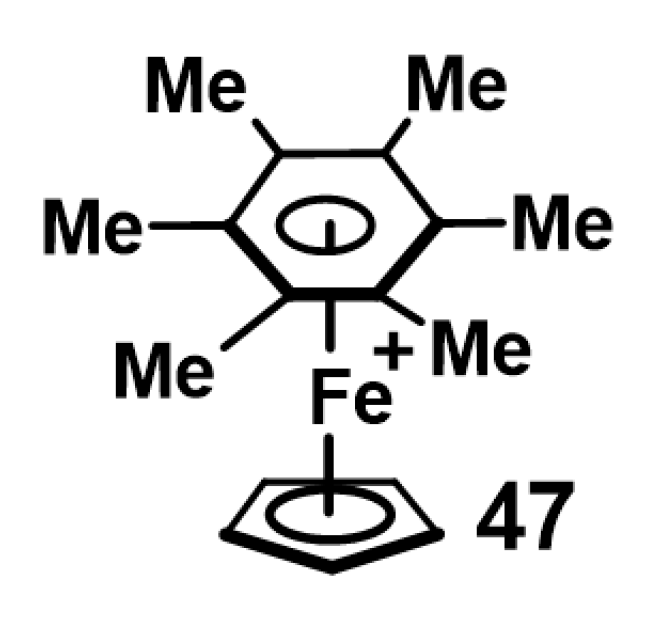
#> input picture metal_ocsr/examples/01_arene_FeCp_cation.png, 660 x 623 px
$ python -i transforms.py   (imports and definitions only)
#> lines starting #> are read from the running program, lines starting #| are printed output that depends on the picture; after the words box and inside, x2 and y2 are one past the last pixel; in counts of white or black regions, pixels touching at a corner belong together
#> further down, picture is the input picture: shape (623, 660, 3); min 0, max 255, mean 228
"""Inference-time image preprocessing without albumentations.

Reproduces dataset.get_transforms(input_size, augment=False) (CropWhite(pad=5) -> Resize -> ToGray -> Normalize ->
ToTensorV2) with plain OpenCV/NumPy, so that inference does not import albumentations (and its scikit-image /
scikit-learn dependencies). The output is bitwise identical to the albumentations 1.1.0 pipeline.

The work is split in two so that batches can be prepared in threads while the GPU is busy:
`prepare` (CPU, OpenCV releases the GIL) returns the resized grayscale uint8 image, `normalize` turns a stack of
them into the float model input on any device.
"""
import cv2
import numpy as np
import torch

MEAN = (0.485, 0.456, 0.406)
STD = (0.229, 0.224, 0.225)
WHITE = (255, 255, 255)


def crop_white(img, pad=0):
    """Crop to the bounding box of non-white pixels (any channel != 255), then pad with white."""
#> called with pad = 0
    non_white = cv2.bitwise_not(cv2.inRange(img, WHITE, WHITE))
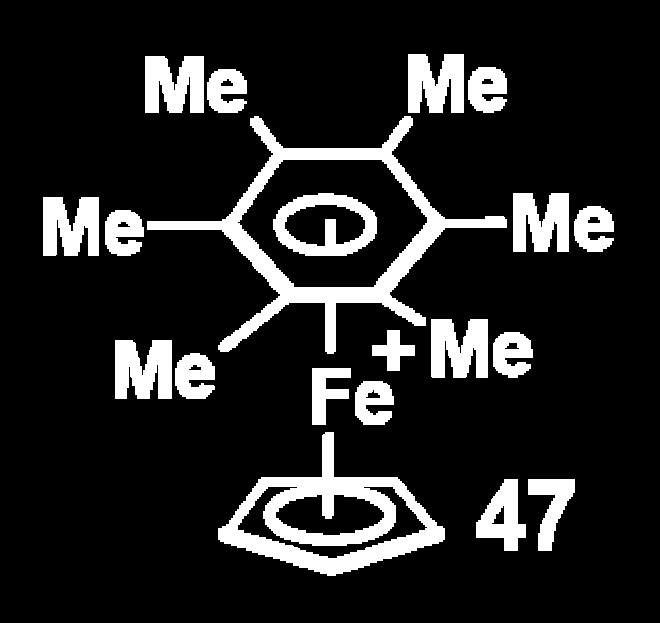
#> non_white: shape (623, 660); 13.9% white; 20 white regions, largest, box (x1, y1, x2, y2) and area: (147, 116, 507, 354) 12361, (218, 432, 445, 576) 10724, (273, 193, 377, 256) 3010
    x, y, w, h = cv2.boundingRect(non_white)
#> x = 43; y = 54; w = 571; h = 522
    if w > 0 and h > 0:
        img = img[y:y + h, x:x + w]
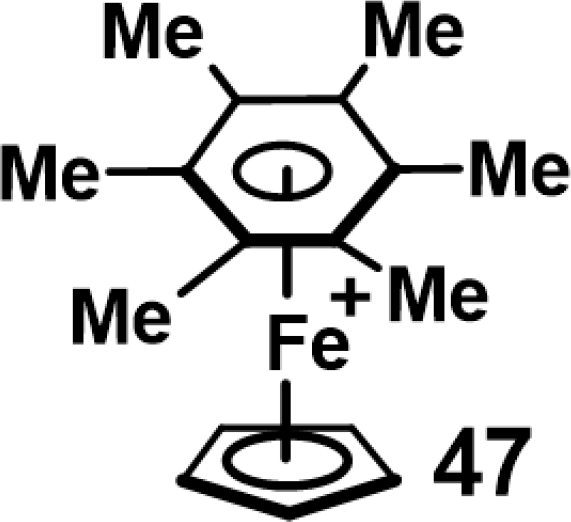
#> img: shape (522, 571, 3); min 0, max 255, mean 217.7
    return cv2.copyMakeBorder(img, pad, pad, pad, pad, borderType=cv2.BORDER_CONSTANT, value=WHITE)


class InferenceTransform:

    def __init__(self, input_size, pad=5):
        self.input_size = input_size
        self.pad = pad
        self.mean = torch.tensor(MEAN, dtype=torch.float32) * 255.0
        std = np.array(STD, dtype=np.float32) * 255.0
        self.denominator = torch.from_numpy(np.reciprocal(std, dtype=np.float32))

    def prepare(self, image):
        """RGB uint8 image -> (input_size, input_size) grayscale uint8."""
        img = crop_white(image, pad=self.pad)
        if img.shape[:2] != (self.input_size, self.input_size):
            img = cv2.resize(img, dsize=(self.input_size, self.input_size), interpolation=cv2.INTER_LINEAR)
        return cv2.cvtColor(img, cv2.COLOR_RGB2GRAY)

    def normalize(self, gray):
        """(B, H, W) uint8 tensor -> (B, 3, H, W) float32, same arithmetic as albumentations' Normalize."""
        x = gray.unsqueeze(1).expand(-1, 3, -1, -1).float()
        x = x - self.mean.to(x.device).view(1, 3, 1, 1)
        return x * self.denominator.to(x.device).view(1, 3, 1, 1)

    def __call__(self, image):
        return self.normalize(torch.from_numpy(self.prepare(image)).unsqueeze(0))[0]

>>> import cv2
>>> picture = cv2.cvtColor(cv2.imread('../metal_ocsr/examples/01_arene_FeCp_cation.png'), cv2.COLOR_BGR2RGB)
>>> result = crop_white(picture)

$ run again, on metal_ocsr/examples/02_PdCl2_ferrocenyl_imine.png
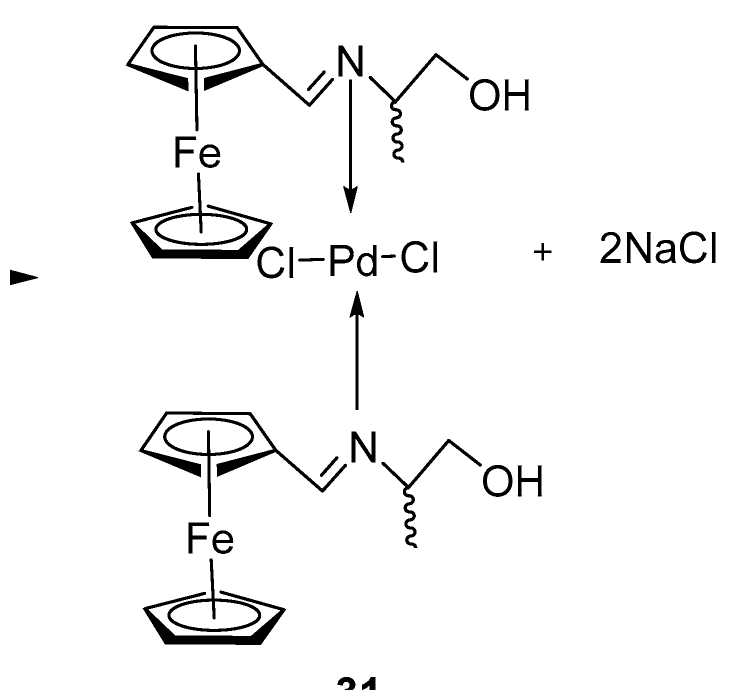
#> input picture metal_ocsr/examples/02_PdCl2_ferrocenyl_imine.png, 1481 x 1400 px (shown at 1/2 size)
#> picture is the input picture: shape (1400, 1481, 3); 96.2% white; 41 black regions, largest, box (x1, y1, x2, y2) and area: (260, 409, 546, 518) 7509, (285, 1181, 572, 1290) 7492, (251, 51, 668, 214) 7453
#> in crop_white, `non_white = cv2.bitwise_not(cv2.inRange(img, WHITE, WHITE))`:
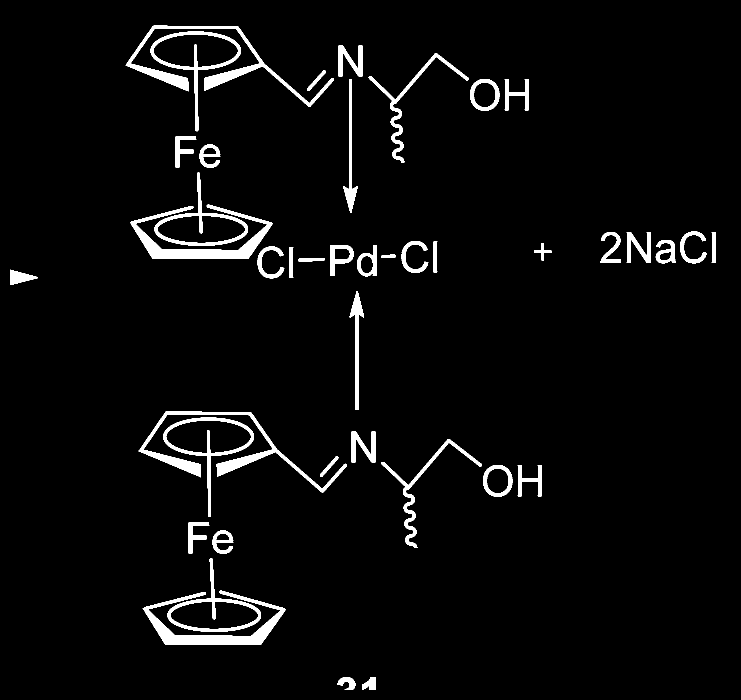
#> non_white: shape (1400, 1481) (shown at 1/2 size); 3.8% white; 41 white regions, largest, box (x1, y1, x2, y2) and area: (260, 409, 546, 518) 7509, (285, 1181, 572, 1290) 7492, (251, 51, 668, 214) 7453
#> x = 20; y = 51; w = 1411; h = 1329
#> in crop_white, `img = img[y:y + h, x:x + w]`:
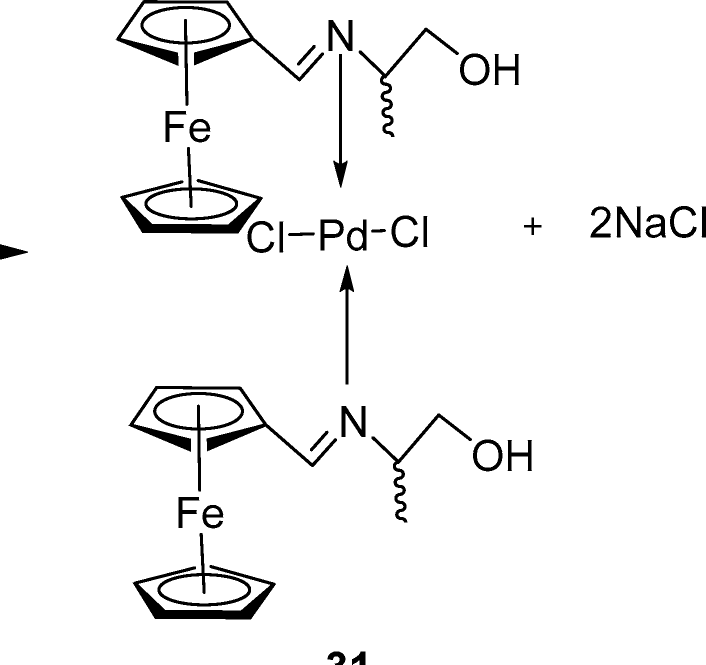
#> img: shape (1329, 1411, 3) (shown at 1/2 size); 95.8% white; 41 black regions, largest, box (x1, y1, x2, y2) and area: (240, 358, 526, 467) 7509, (265, 1130, 552, 1239) 7492, (231, 0, 648, 163) 7453

$ run again, on metal_ocsr/examples/03_Pt_dtbpy_alkynyl.png
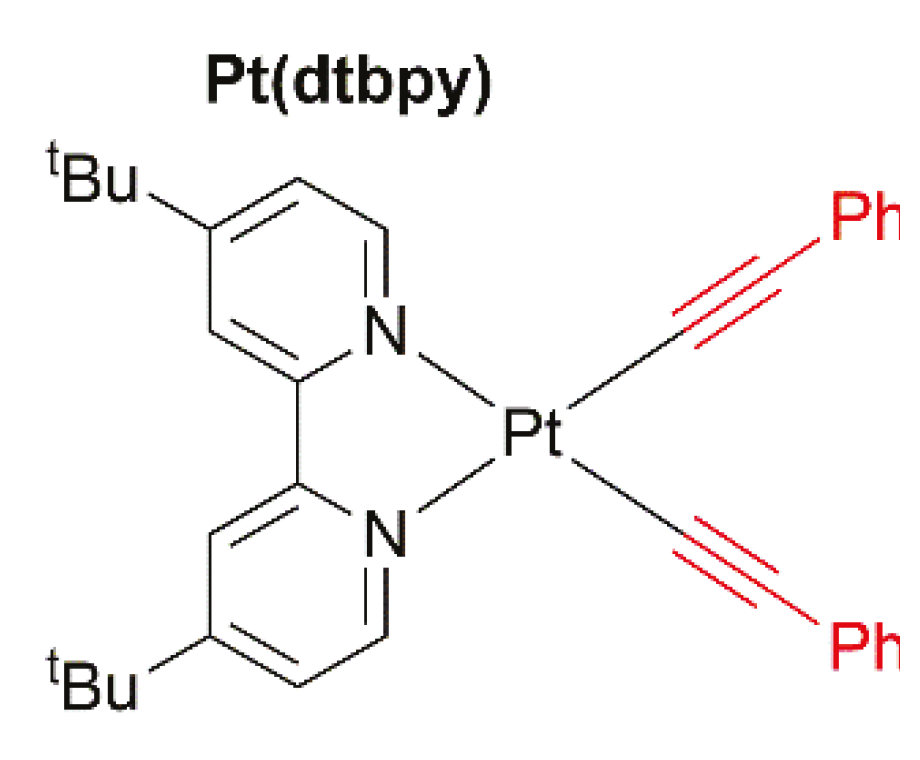
#> input picture metal_ocsr/examples/03_Pt_dtbpy_alkynyl.png, 920 x 760 px
#> in crop_white, `non_white = cv2.bitwise_not(cv2.inRange(img, WHITE, WHITE))`:
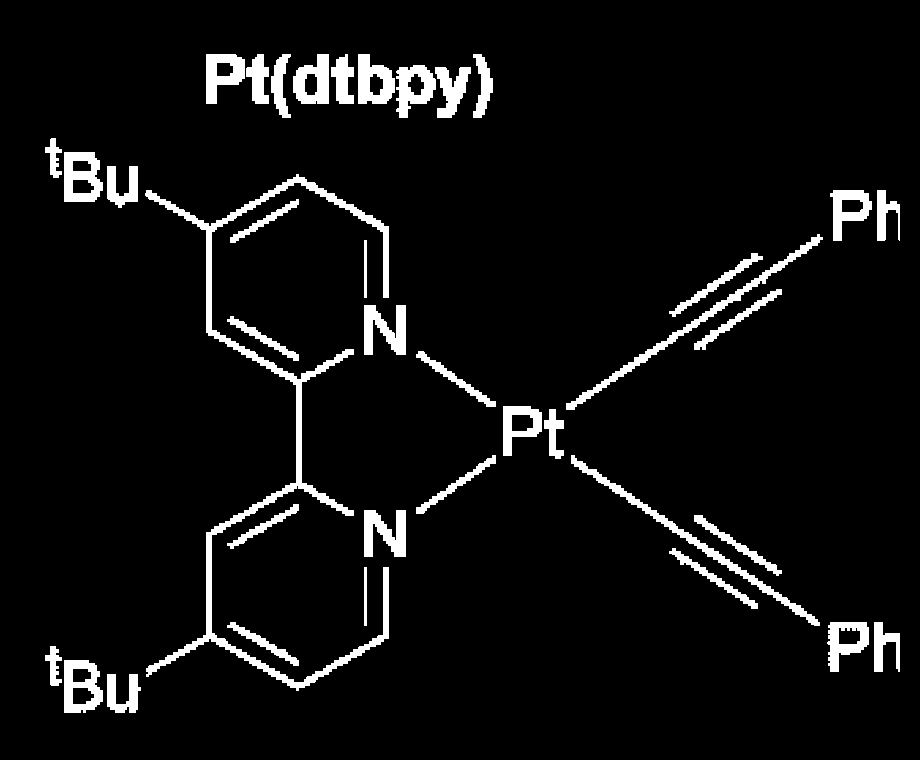
#> non_white: shape (760, 920); 5.9% white; 38 white regions, largest, box (x1, y1, x2, y2) and area: (145, 174, 389, 691) 8738, (566, 234, 823, 410) 2173, (571, 455, 820, 626) 2131
#> x = 45; y = 54; w = 855; h = 659
#> in crop_white, `img = img[y:y + h, x:x + w]`:
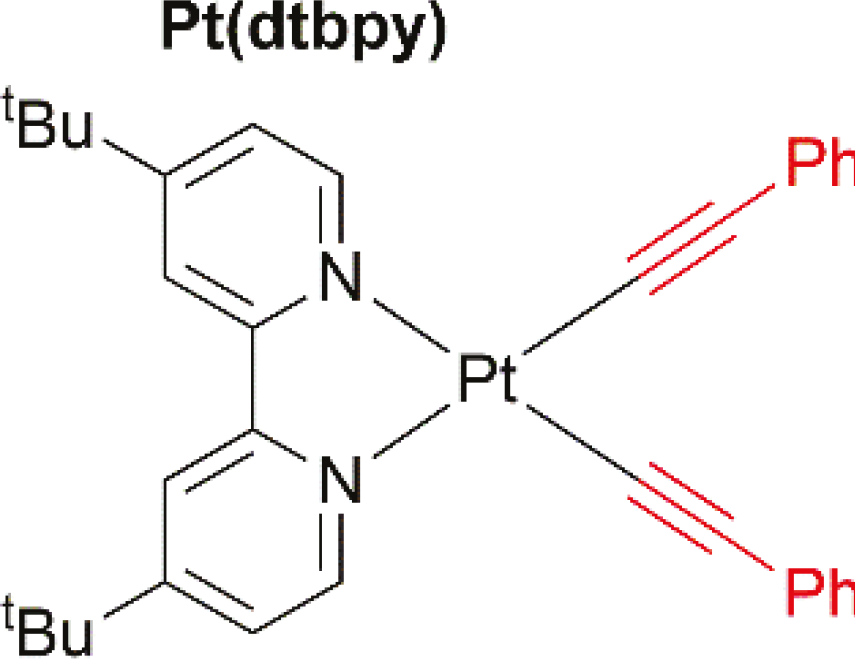
#> img: shape (659, 855, 3); mean R, G, B 246, 243.9, 243.9

$ run again, on metal_ocsr/examples/04_Co_NCMe.png
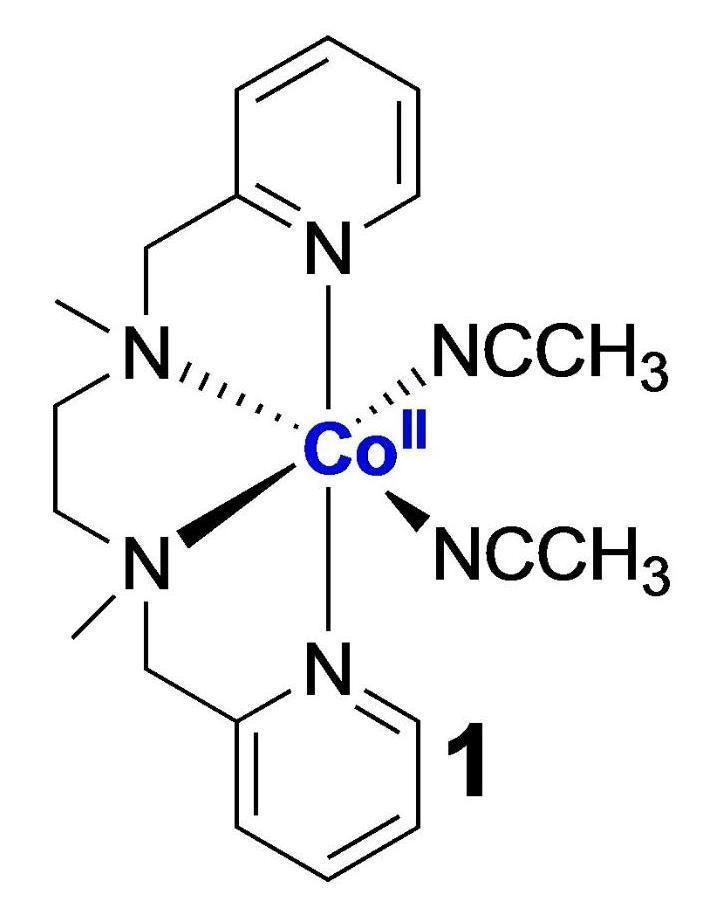
#> input picture metal_ocsr/examples/04_Co_NCMe.png, 702 x 915 px
#> in crop_white, `non_white = cv2.bitwise_not(cv2.inRange(img, WHITE, WHITE))`:
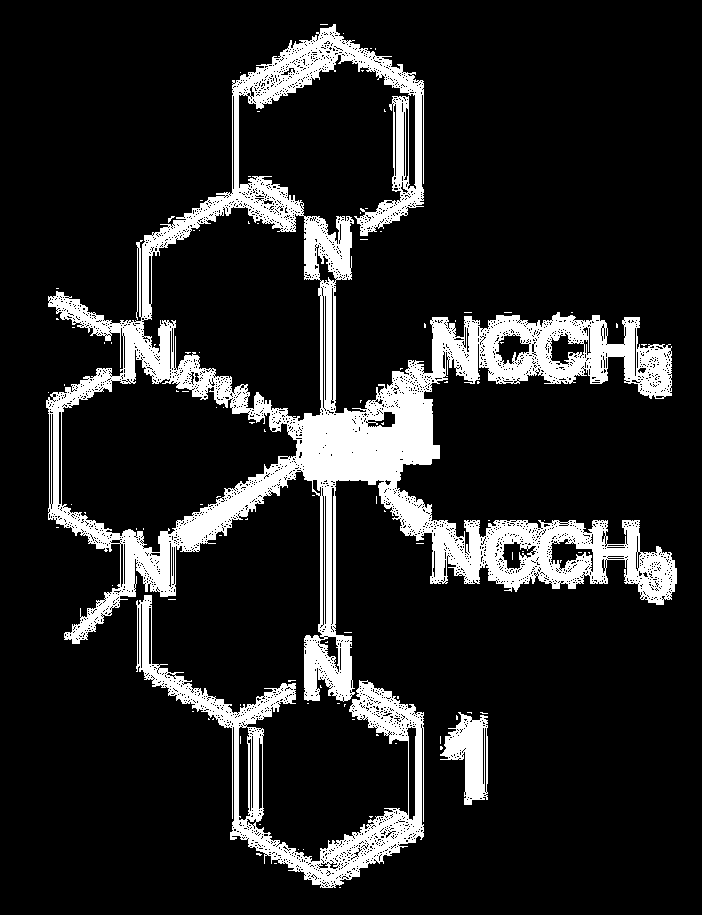
#> non_white: shape (915, 702); 13.9% white; 102 white regions (98 under 20 px), largest, box (x1, y1, x2, y2) and area: (46, 24, 677, 702) 73130, (136, 595, 424, 888) 13495, (440, 712, 488, 805) 2399, (168, 216, 175, 223) 20
#> x = 46; y = 24; w = 631; h = 864
#> in crop_white, `img = img[y:y + h, x:x + w]`:
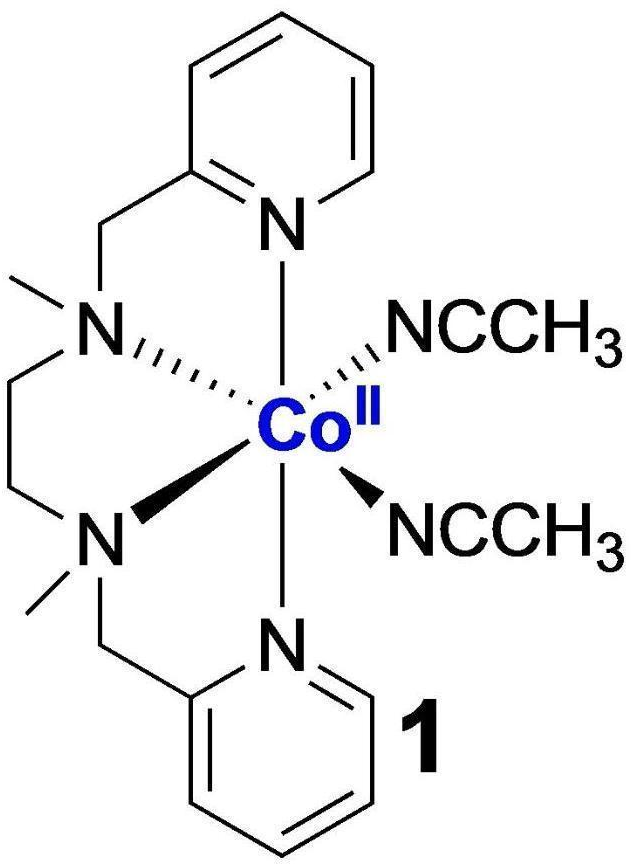
#> img: shape (864, 631, 3); mean R, G, B 239.8, 239.8, 240.6
